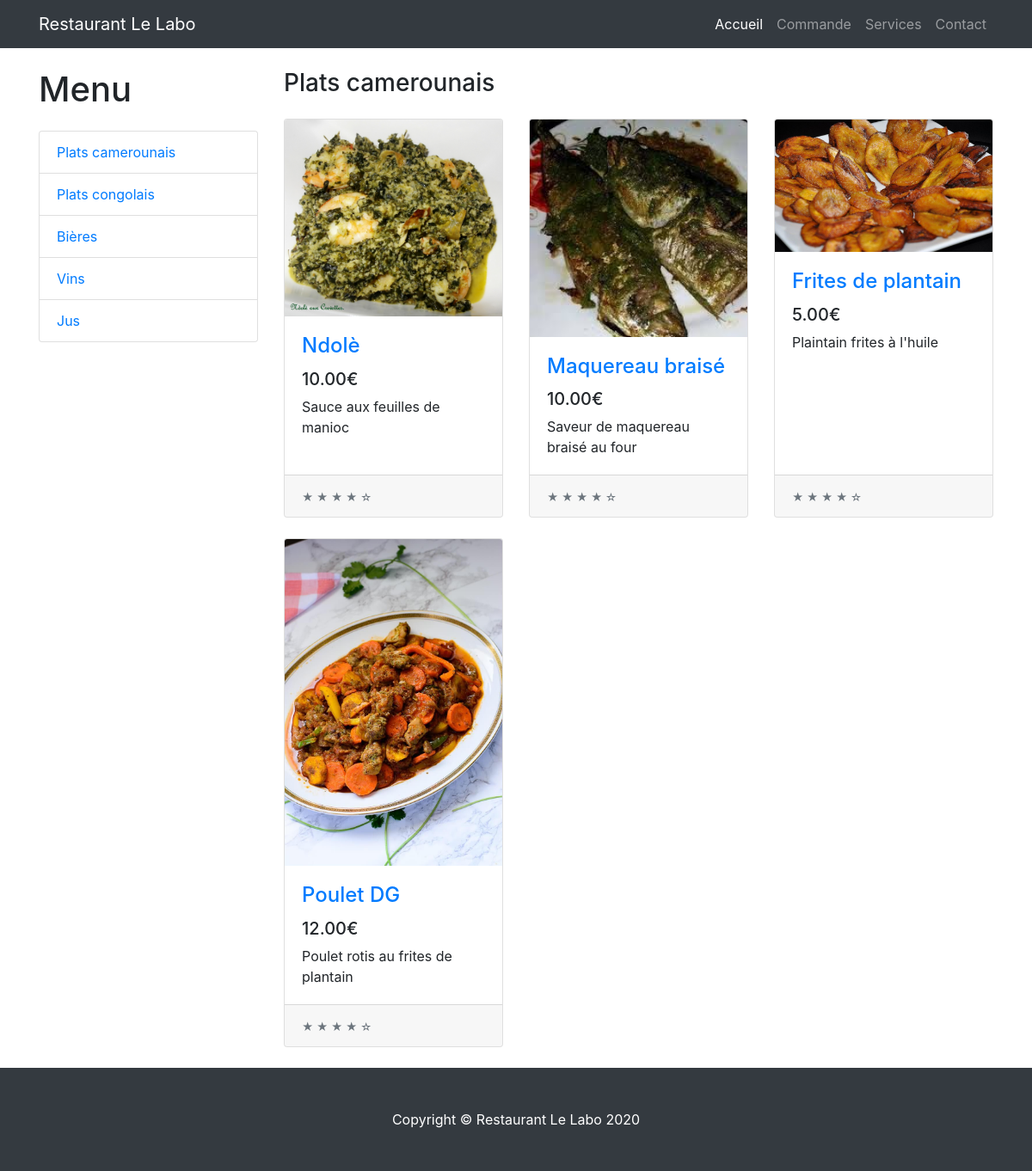
The page /menus/plats-camerounais/ on the database its author committed.
### restaurant/models.py (models this page shows, shortened)
class Menu(models.Model):
    nom         = models.CharField(max_length=30, unique=True)
    description = models.CharField(max_length=100)
    slug        = models.SlugField(blank=True, null=True)

class Produit(models.Model):
    nom         = models.CharField(max_length=30, unique=True)
    description = models.CharField(max_length=100, null=True)
    prix        = models.DecimalField(max_digits=5, decimal_places=2)
    photo       = models.ImageField(upload_to="produits/", null=True)
    pays        = models.CharField(max_length=100, null=True)
    categorie   = models.ForeignKey(Categorie, on_delete=models.CASCADE, related_name='produits')
    menu        = models.ForeignKey(Menu, on_delete=models.CASCADE, related_name='produits')
    slug        = models.SlugField(blank=True, null=True)

### restaurant/views.py (the view)
# urls.py: path('<slug:slug>/', views.menus_produit, name='menus_produit'),
def menus_produit(request, slug):
    menu =  Menu.objects.get(slug=slug)
    menus = Menu.objects.all()
    return render(request, 'produits.html', {'menu': menu, 'menus': menus})

### templates/produits.html (shortened to what this page needs)
{% extends 'base.html' %}
{% block content %}
  <div class="row">
  <div class="col-lg-3">
    <h1 class="my-4">Menu</h1>
    <div class="list-group">
      {% for menu in menus %}
        <a class="list-group-item" href="{% url 'restaurant:menus_produit' menu.slug %}">{{ menu.nom }}</a>
      {% endfor %}
    </div>
  </div>
  <div class="col-lg-9">
    <div class="row"><div class="col-lg-5"><h3 class="my-4">{{ menu.nom }}</h3></div></div>
    <div class="row">
      {% for produit in menu.produits.all %}
        <div class="col-lg-4 col-md-6 mb-4">
          <div class="card h-100">
            <a href="#"><img class="card-img-top" src="{{produit.photo.url}}" alt=""></a>
            <div class="card-body">
              <h4 class="card-title">
                <a href="#">{{ produit.nom }}</a>
              </h4>
              <h5>{{ produit.prix }}€</h5>
              <p class="card-text">{{ produit.description }}</p>
            </div>
            <div class="card-footer">
              <small class="text-muted">&#9733; &#9733; &#9733; &#9733; &#9734;</small>
            </div>
          </div>
        </div>
      {% endfor %}
    </div>
  </div>
  </div>
{% endblock %}

### static/css/style.css (style rules this page uses)
body { padding-top: 56px; }

### rows shown on the page
Menu: nom "Plats camerounais"
Menu: nom "Plats congolais"
Menu: nom "Bières"
Menu: nom "Vins"
Menu: nom "Jus"
Produit: photo (picture), nom "Ndolè", prix "10.00", description "Sauce aux feuilles de manioc"
Produit: photo (picture), nom "Maquereau braisé", prix "10.00", description "Saveur de maquereau braisé au four"
Produit: photo (picture), nom "Frites de plantain", prix "5.00", description "Plaintain frites à l'huile"
Produit: photo (picture), nom "Poulet DG", prix "12.00", description "Poulet rotis au frites de plantain"
